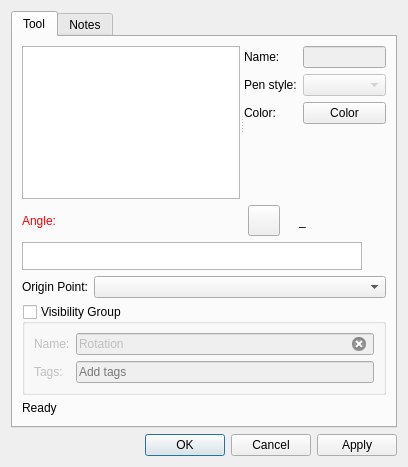
<?xml version="1.0" encoding="UTF-8"?>
<ui version="4.0">
 <class>DialogRotation</class>
 <widget class="QDialog" name="DialogRotation">
  <property name="geometry">
   <rect>
    <x>0</x>
    <y>0</y>
    <width>408</width>
    <height>467</height>
   </rect>
  </property>
  <property name="windowTitle">
   <string>Rotation</string>
  </property>
  <property name="windowIcon">
   <iconset resource="../../../vmisc/share/resources/icon.qrc">
    <normaloff>:/icon/64x64/icon64x64.png</normaloff>:/icon/64x64/icon64x64.png</iconset>
  </property>
  <layout class="QVBoxLayout" name="verticalLayout_2">
   <item>
    <widget class="QTabWidget" name="tabWidget">
     <property name="currentIndex">
      <number>0</number>
     </property>
     <widget class="QWidget" name="tab">
      <attribute name="title">
       <string>Tool</string>
      </attribute>
      <layout class="QVBoxLayout" name="verticalLayout">
       <item>
        <widget class="QSplitter" name="splitter">
         <property name="orientation">
          <enum>Qt::Orientation::Horizontal</enum>
         </property>
         <widget class="QListWidget" name="listWidget"/>
         <widget class="QWidget" name="formLayoutWidget">
          <layout class="QFormLayout" name="formLayout_2">
           <item row="0" column="0">
            <widget class="QLabel" name="labelName">
             <property name="text">
              <string>Name:</string>
             </property>
            </widget>
           </item>
           <item row="0" column="1">
            <widget class="QLineEdit" name="lineEditName">
             <property name="enabled">
              <bool>false</bool>
             </property>
             <property name="clearButtonEnabled">
              <bool>true</bool>
             </property>
            </widget>
           </item>
           <item row="1" column="0">
            <widget class="QLabel" name="label_7">
             <property name="text">
              <string>Pen style:</string>
             </property>
            </widget>
           </item>
           <item row="1" column="1">
            <widget class="QComboBox" name="comboBoxPenStyle">
             <property name="enabled">
              <bool>false</bool>
             </property>
             <property name="minimumSize">
              <size>
               <width>80</width>
               <height>0</height>
              </size>
             </property>
             <property name="maximumSize">
              <size>
               <width>110</width>
               <height>16777215</height>
              </size>
             </property>
             <property name="sizeAdjustPolicy">
              <enum>QComboBox::SizeAdjustPolicy::AdjustToContents</enum>
             </property>
             <property name="iconSize">
              <size>
               <width>80</width>
               <height>14</height>
              </size>
             </property>
            </widget>
           </item>
           <item row="2" column="0">
            <widget class="QLabel" name="label_6">
             <property name="text">
              <string>Color:</string>
             </property>
            </widget>
           </item>
           <item row="2" column="1">
            <widget class="VPE::QtColorPicker" name="pushButtonColor">
             <property name="text">
              <string notr="true">Color</string>
             </property>
            </widget>
           </item>
          </layout>
         </widget>
        </widget>
       </item>
       <item>
        <layout class="QHBoxLayout" name="horizontalLayout">
         <item alignment="Qt::AlignmentFlag::AlignLeft">
          <widget class="QLabel" name="labelEditAngle">
           <property name="sizePolicy">
            <sizepolicy hsizetype="Fixed" vsizetype="Preferred">
             <horstretch>0</horstretch>
             <verstretch>0</verstretch>
            </sizepolicy>
           </property>
           <property name="palette">
            <palette>
             <active>
              <colorrole role="WindowText">
               <brush brushstyle="SolidPattern">
                <color alpha="255">
                 <red>255</red>
                 <green>0</green>
                 <blue>0</blue>
                </color>
               </brush>
              </colorrole>
             </active>
             <inactive>
              <colorrole role="WindowText">
               <brush brushstyle="SolidPattern">
                <color alpha="255">
                 <red>255</red>
                 <green>0</green>
                 <blue>0</blue>
                </color>
               </brush>
              </colorrole>
             </inactive>
             <disabled>
              <colorrole role="WindowText">
               <brush brushstyle="SolidPattern">
                <color alpha="255">
                 <red>159</red>
                 <green>158</green>
                 <blue>158</blue>
                </color>
               </brush>
              </colorrole>
             </disabled>
            </palette>
           </property>
           <property name="text">
            <string>Angle:</string>
           </property>
          </widget>
         </item>
         <item>
          <spacer name="horizontalSpacer">
           <property name="orientation">
            <enum>Qt::Orientation::Horizontal</enum>
           </property>
           <property name="sizeHint" stdset="0">
            <size>
             <width>40</width>
             <height>20</height>
            </size>
           </property>
          </spacer>
         </item>
         <item alignment="Qt::AlignmentFlag::AlignRight">
          <widget class="QToolButton" name="toolButtonExprAngle">
           <property name="toolTip">
            <string>Formula wizard</string>
           </property>
           <property name="text">
            <string notr="true"/>
           </property>
           <property name="icon">
            <iconset resource="../../../vmisc/share/resources/icon.qrc">
             <normaloff>:/icon/light/24x24/fx.png</normaloff>:/icon/light/24x24/fx.png</iconset>
           </property>
           <property name="iconSize">
            <size>
             <width>24</width>
             <height>24</height>
            </size>
           </property>
          </widget>
         </item>
         <item alignment="Qt::AlignmentFlag::AlignRight">
          <widget class="QLabel" name="label_2">
           <property name="text">
            <string/>
           </property>
           <property name="pixmap">
            <pixmap resource="../../../vmisc/share/resources/icon.qrc">:/icon/light/24x24/equal.png</pixmap>
           </property>
          </widget>
         </item>
         <item alignment="Qt::AlignmentFlag::AlignRight">
          <widget class="QLabel" name="labelResultAngle">
           <property name="sizePolicy">
            <sizepolicy hsizetype="Fixed" vsizetype="Preferred">
             <horstretch>0</horstretch>
             <verstretch>0</verstretch>
            </sizepolicy>
           </property>
           <property name="minimumSize">
            <size>
             <width>87</width>
             <height>0</height>
            </size>
           </property>
           <property name="toolTip">
            <string>Value</string>
           </property>
           <property name="text">
            <string notr="true">_</string>
           </property>
          </widget>
         </item>
        </layout>
       </item>
       <item>
        <layout class="QHBoxLayout" name="horizontalLayout_6">
         <item>
          <widget class="VPlainTextEdit" name="plainTextEditFormula">
           <property name="sizePolicy">
            <sizepolicy hsizetype="Expanding" vsizetype="Preferred">
             <horstretch>0</horstretch>
             <verstretch>0</verstretch>
            </sizepolicy>
           </property>
           <property name="maximumSize">
            <size>
             <width>16777215</width>
             <height>28</height>
            </size>
           </property>
           <property name="toolTip">
            <string>Calculation</string>
           </property>
           <property name="tabChangesFocus">
            <bool>true</bool>
           </property>
          </widget>
         </item>
         <item>
          <widget class="QPushButton" name="pushButtonGrowLength">
           <property name="maximumSize">
            <size>
             <width>18</width>
             <height>18</height>
            </size>
           </property>
           <property name="sizeIncrement">
            <size>
             <width>0</width>
             <height>0</height>
            </size>
           </property>
           <property name="toolTip">
            <string>&lt;html&gt;&lt;head/&gt;&lt;body&gt;&lt;p&gt;Show full calculation in message box&lt;/p&gt;&lt;/body&gt;&lt;/html&gt;</string>
           </property>
           <property name="text">
            <string notr="true"/>
           </property>
           <property name="icon">
            <iconset theme="go-down"/>
           </property>
           <property name="iconSize">
            <size>
             <width>16</width>
             <height>16</height>
            </size>
           </property>
           <property name="flat">
            <bool>true</bool>
           </property>
          </widget>
         </item>
        </layout>
       </item>
       <item>
        <layout class="QFormLayout" name="formLayout">
         <item row="0" column="0">
          <widget class="QLabel" name="labelOriginPoint">
           <property name="text">
            <string>Origin Point:</string>
           </property>
          </widget>
         </item>
         <item row="0" column="1">
          <widget class="QComboBox" name="comboBoxOriginPoint"/>
         </item>
        </layout>
       </item>
       <item>
        <widget class="QGroupBox" name="groupBoxVisibilityGroup">
         <property name="toolTip">
          <string>Enable to create a visibility group from original objects</string>
         </property>
         <property name="title">
          <string>Visibility Group</string>
         </property>
         <property name="checkable">
          <bool>true</bool>
         </property>
         <property name="checked">
          <bool>false</bool>
         </property>
         <layout class="QGridLayout" name="gridLayout">
          <item row="1" column="0">
           <widget class="QLabel" name="label">
            <property name="text">
             <string>Tags:</string>
            </property>
           </widget>
          </item>
          <item row="0" column="1">
           <widget class="QLineEdit" name="lineEditVisibilityGroup">
            <property name="text">
             <string>Rotation</string>
            </property>
            <property name="clearButtonEnabled">
             <bool>true</bool>
            </property>
           </widget>
          </item>
          <item row="0" column="0">
           <widget class="QLabel" name="labelGroupName">
            <property name="text">
             <string>Name:</string>
            </property>
           </widget>
          </item>
          <item row="1" column="1">
           <widget class="VCompleterLineEdit" name="lineEditGroupTags">
            <property name="toolTip">
             <string>Separate each tag with comma.</string>
            </property>
            <property name="placeholderText">
             <string>Add tags</string>
            </property>
            <property name="clearButtonEnabled">
             <bool>true</bool>
            </property>
           </widget>
          </item>
         </layout>
        </widget>
       </item>
       <item>
        <widget class="QLabel" name="labelStatus">
         <property name="text">
          <string>Ready</string>
         </property>
        </widget>
       </item>
       <item>
        <spacer name="verticalSpacer">
         <property name="orientation">
          <enum>Qt::Orientation::Vertical</enum>
         </property>
         <property name="sizeHint" stdset="0">
          <size>
           <width>20</width>
           <height>40</height>
          </size>
         </property>
        </spacer>
       </item>
      </layout>
     </widget>
     <widget class="QWidget" name="tab_2">
      <attribute name="title">
       <string>Notes</string>
      </attribute>
      <layout class="QVBoxLayout" name="verticalLayout_3">
       <item>
        <widget class="QPlainTextEdit" name="plainTextEditToolNotes"/>
       </item>
      </layout>
     </widget>
    </widget>
   </item>
   <item>
    <widget class="QDialogButtonBox" name="buttonBox">
     <property name="orientation">
      <enum>Qt::Orientation::Horizontal</enum>
     </property>
     <property name="standardButtons">
      <set>QDialogButtonBox::StandardButton::Apply|QDialogButtonBox::StandardButton::Cancel|QDialogButtonBox::StandardButton::Ok</set>
     </property>
    </widget>
   </item>
  </layout>
 </widget>
 <customwidgets>
  <customwidget>
   <class>VPE::QtColorPicker</class>
   <extends>QPushButton</extends>
   <header>../vpropertyexplorer/qtcolorpicker.h</header>
  </customwidget>
  <customwidget>
   <class>VPlainTextEdit</class>
   <extends>QPlainTextEdit</extends>
   <header>../vwidgets/vplaintextedit.h</header>
  </customwidget>
  <customwidget>
   <class>VCompleterLineEdit</class>
   <extends>QLineEdit</extends>
   <header>../vwidgets/vlineedit.h</header>
  </customwidget>
 </customwidgets>
 <resources>
  <include location="../../../vmisc/share/resources/icon.qrc"/>
 </resources>
 <connections>
  <connection>
   <sender>buttonBox</sender>
   <signal>accepted()</signal>
   <receiver>DialogRotation</receiver>
   <slot>accept()</slot>
   <hints>
    <hint type="sourcelabel">
     <x>248</x>
     <y>254</y>
    </hint>
    <hint type="destinationlabel">
     <x>157</x>
     <y>274</y>
    </hint>
   </hints>
  </connection>
  <connection>
   <sender>buttonBox</sender>
   <signal>rejected()</signal>
   <receiver>DialogRotation</receiver>
   <slot>reject()</slot>
   <hints>
    <hint type="sourcelabel">
     <x>316</x>
     <y>260</y>
    </hint>
    <hint type="destinationlabel">
     <x>286</x>
     <y>274</y>
    </hint>
   </hints>
  </connection>
 </connections>
</ui>
